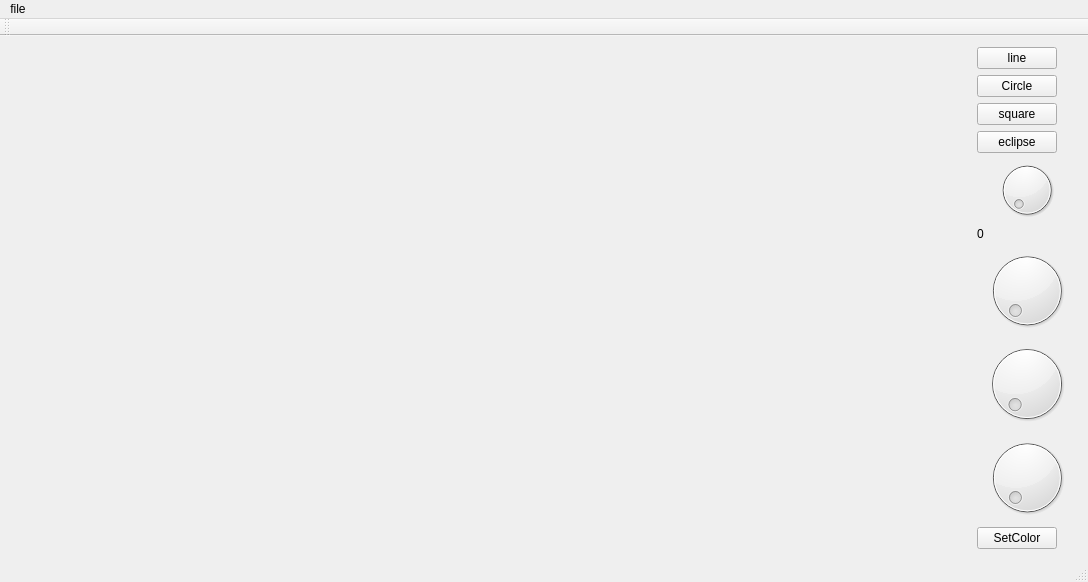
<?xml version="1.0" encoding="UTF-8"?>
<ui version="4.0">
 <class>MainWindow</class>
 <widget class="QMainWindow" name="MainWindow">
  <property name="geometry">
   <rect>
    <x>0</x>
    <y>0</y>
    <width>1088</width>
    <height>582</height>
   </rect>
  </property>
  <property name="windowTitle">
   <string>MainWindow</string>
  </property>
  <widget class="QWidget" name="centralWidget">
   <layout class="QHBoxLayout" name="horizontalLayout">
    <item>
     <spacer name="horizontalSpacer">
      <property name="orientation">
       <enum>Qt::Horizontal</enum>
      </property>
      <property name="sizeHint" stdset="0">
       <size>
        <width>881</width>
        <height>20</height>
       </size>
      </property>
     </spacer>
    </item>
    <item>
     <widget class="labelchild" name="writingarea">
      <property name="baseSize">
       <size>
        <width>300</width>
        <height>300</height>
       </size>
      </property>
      <property name="font">
       <font>
        <weight>50</weight>
        <bold>false</bold>
       </font>
      </property>
      <property name="text">
       <string/>
      </property>
     </widget>
    </item>
    <item>
     <layout class="QFormLayout" name="formLayout_3">
      <item row="0" column="0">
       <layout class="QFormLayout" name="formLayout">
        <item row="2" column="0">
         <widget class="QPushButton" name="pushButton_2">
          <property name="text">
           <string>Circle</string>
          </property>
         </widget>
        </item>
        <item row="3" column="0">
         <widget class="QPushButton" name="pushButton_3">
          <property name="text">
           <string>square</string>
          </property>
         </widget>
        </item>
        <item row="5" column="0">
         <widget class="QDial" name="dial">
          <property name="maximum">
           <number>50</number>
          </property>
         </widget>
        </item>
        <item row="6" column="0">
         <widget class="QLabel" name="label">
          <property name="text">
           <string>0</string>
          </property>
         </widget>
        </item>
        <item row="4" column="0">
         <widget class="QPushButton" name="pushButton_5">
          <property name="text">
           <string>eclipse</string>
          </property>
         </widget>
        </item>
        <item row="1" column="0">
         <widget class="QPushButton" name="pushButton">
          <property name="text">
           <string>line</string>
          </property>
         </widget>
        </item>
       </layout>
      </item>
      <item row="1" column="0">
       <layout class="QFormLayout" name="formLayout_2">
        <item row="0" column="0">
         <widget class="QDial" name="dial_3">
          <property name="maximum">
           <number>255</number>
          </property>
         </widget>
        </item>
        <item row="1" column="0">
         <widget class="QDial" name="dial_4">
          <property name="maximum">
           <number>255</number>
          </property>
         </widget>
        </item>
        <item row="2" column="0">
         <widget class="QDial" name="dial_2">
          <property name="maximum">
           <number>255</number>
          </property>
         </widget>
        </item>
        <item row="3" column="0">
         <widget class="QPushButton" name="pushButton_4">
          <property name="text">
           <string>SetColor</string>
          </property>
         </widget>
        </item>
       </layout>
      </item>
     </layout>
    </item>
   </layout>
  </widget>
  <widget class="QMenuBar" name="menuBar">
   <property name="geometry">
    <rect>
     <x>0</x>
     <y>0</y>
     <width>1088</width>
     <height>31</height>
    </rect>
   </property>
   <widget class="QMenu" name="menufile">
    <property name="title">
     <string>file</string>
    </property>
    <addaction name="actionOpenfile"/>
    <addaction name="actionSavefile"/>
   </widget>
   <addaction name="menufile"/>
  </widget>
  <widget class="QToolBar" name="mainToolBar">
   <attribute name="toolBarArea">
    <enum>TopToolBarArea</enum>
   </attribute>
   <attribute name="toolBarBreak">
    <bool>false</bool>
   </attribute>
  </widget>
  <widget class="QStatusBar" name="statusBar"/>
  <action name="actionOpenfile">
   <property name="text">
    <string>Openfile</string>
   </property>
  </action>
  <action name="actionSavefile">
   <property name="text">
    <string>Savefile</string>
   </property>
  </action>
 </widget>
 <layoutdefault spacing="6" margin="11"/>
 <customwidgets>
  <customwidget>
   <class>labelchild</class>
   <extends>QLabel</extends>
   <header>labelchild.h</header>
  </customwidget>
 </customwidgets>
 <resources/>
 <connections/>
</ui>
